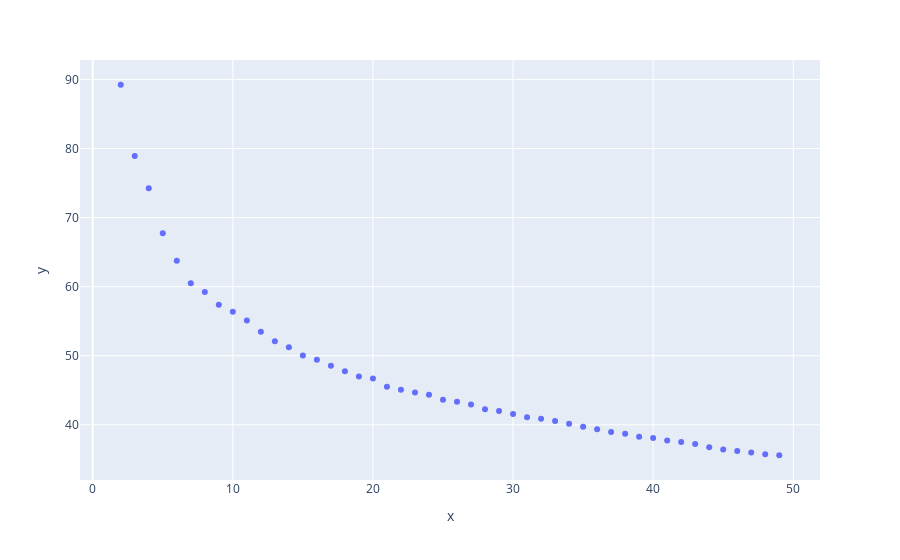

Here is the notebook cell this chart was saved with:
### Code cell
res = list()
n_cluster = range(2,50)

for n in n_cluster:
    kmeans = KMeans(n_clusters=n, random_state=0, n_init="auto").fit(data)
    res.append(np.average(np.min(cdist(data, kmeans.cluster_centers_, 'euclidean'), axis=1)))

fig = px.scatter(x=n_cluster, y=res)
fig.show()

### Figure 1 — Plotly figure (JSON) as saved in the notebook; plotly's stock layout.template omitted (floating-point values rounded to 4 significant figures)
{"data": [{"hovertemplate": "x=%{x}<br>y=%{y}<extra></extra>", "legendgroup": "", "marker": {"color": "#636efa", "symbol": "circle"}, "mode": "markers", "name": "", "orientation": "v", "showlegend": false, "type": "scatter", "x": [2, 3, 4, 5, 6, 7, 8, 9, 10, 11, 12, 13, 14, 15, 16, 17, 18, 19, 20, 21, 22, 23, 24, 25, 26, 27, 28, 29, 30, 31, 32, 33, 34, 35, 36, 37, 38, 39, 40, 41, 42, 43, 44, 45, 46, 47, 48, 49], "xaxis": "x", "y": [89.23, 78.91, 74.24, 67.73, 63.74, 60.51, 59.23, 57.38, 56.38, 55.1, 53.49, 52.1, 51.22, 50.03, 49.44, 48.54, 47.77, 47.0, 46.72, 45.52, 45.08, 44.69, 44.33, 43.61, 43.33, 42.93, 42.26, 41.99, 41.55, 41.1, 40.87, 40.54, 40.14, 39.74, 39.35, 38.97, 38.71, 38.28, 38.07, 37.72, 37.52, 37.21, 36.75, 36.43, 36.22, 36.0, 35.74, 35.59], "yaxis": "y"}], "layout": {"autosize": true, "legend": {"tracegroupgap": 0}, "margin": {"t": 60}, "xaxis": {"anchor": "y", "autorange": true, "domain": [0, 1], "range": [-0.8979, 51.9], "title": {"text": "x"}, "type": "linear"}, "yaxis": {"anchor": "x", "autorange": true, "domain": [0, 1], "range": [31.44, 93.38], "title": {"text": "y"}, "type": "linear"}}}
